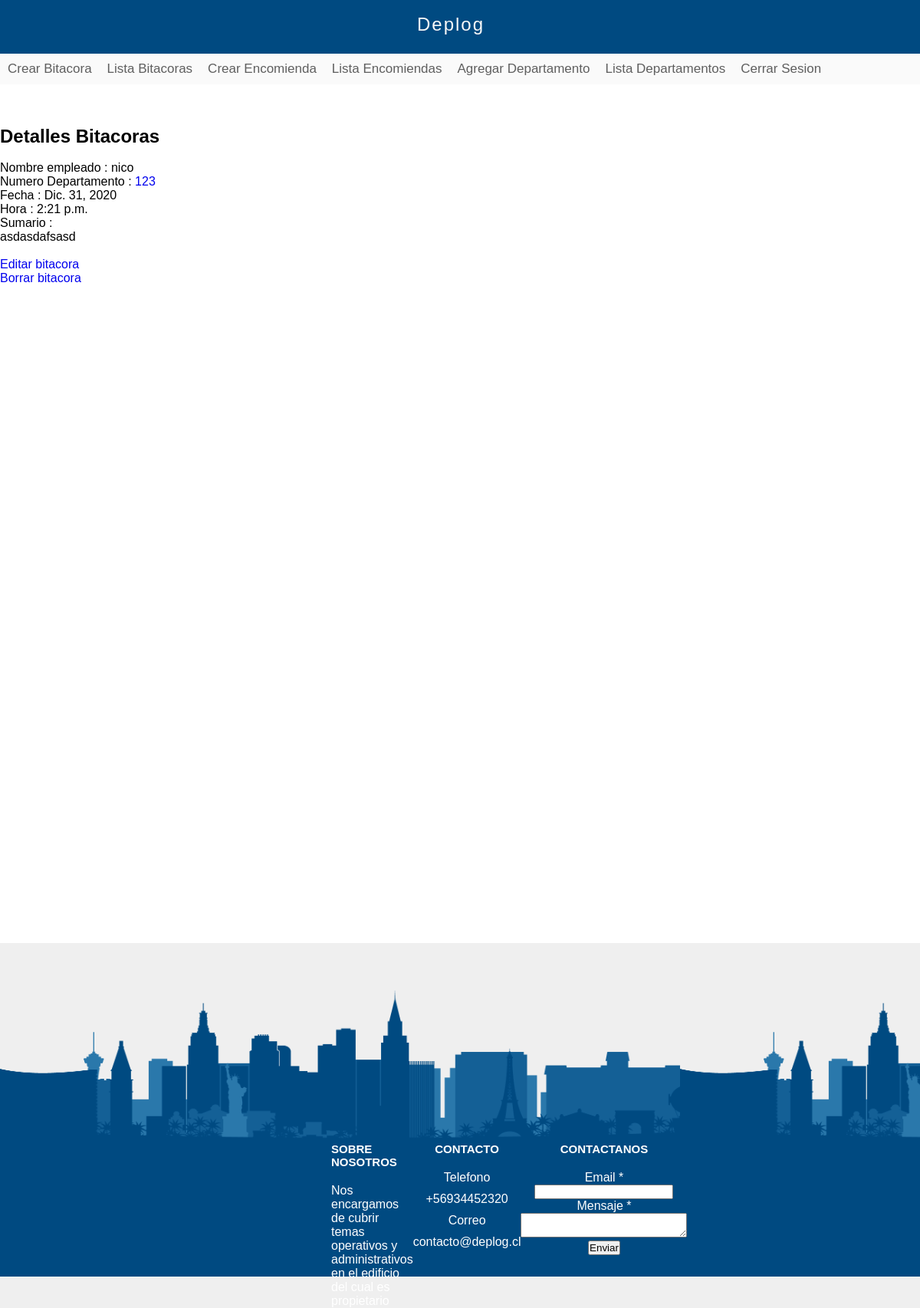
/bitacora/1/detalles/ (signed in), run on the app's committed database.
### Conserje/models.py (models this page shows, shortened)
class bitacora(models.Model):
    Nombre       = models.CharField(max_length=120)
    Departamento = models.ForeignKey(departamento, on_delete=models.CASCADE)
    Fecha        = models.DateField(auto_now_add=True,editable=True)
    Hora         = models.TimeField(auto_now_add=True)
    Sumario      = models.TextField()

class departamento(models.Model):
    Numero       = models.IntegerField()
    Propietario = models.CharField(max_length=100)
    Residente = models.CharField(max_length=100)
    def __str__(self):
        return "%i" % (self.Numero)

### Conserje/views.py (the view)
# urls.py: path('bitacora/<int:id>/detalles/',detalles_bitacora_vista,name='detalles-bitacora'),
def detalles_bitacora_vista(request,id):
    if request.user.is_authenticated == False:
        return redirect("/inicio-sesion")
    obj = get_object_or_404(bitacora,id=id)
    context={
        "object": obj
    }
    return render(request,"conserje/detalles_bitacora.html",context)

### templates/conserje/detalles_bitacora.html (shortened to what this page needs)
{% extends 'layout-staff.html' %}
{% block content %}
<br><br><br>
<h2>Detalles Bitacoras</h2>
<br>
<p>Nombre empleado    : {{ object.Nombre }}</p>
<p>Numero Departamento :<a href='/departamento/{{ object.Departamento.id }}/detalles'>  {{ object.Departamento }} </a></p>
<p>Fecha               : {{ object.Fecha }}</p>
<p>Hora                : {{ object.Hora }}</p>
<p>Sumario             :<br> {{ object.Sumario }}</p><br>
<a href='../editar/'> Editar bitacora </a> <br>
<a href='../borrar/'> Borrar bitacora </a> <br>
{% endblock %}

### paginas/static/css/styles.css (style rules this page uses)
* { margin: 0px; padding: 0px; font-family: sans-serif; text-decoration: none; }
body { background-color: #eeee; }

### data on the page
bitacora: Nombre "nico", Departamento "123", Fecha "Dic. 31, 2020", Hora "2:21 p.m.", Sumario "asdasdafsasd"
